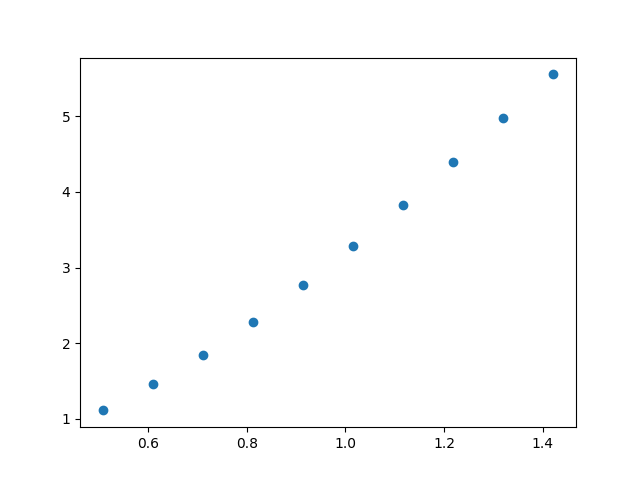

This chart was generated by the following Python code:
import math
import matplotlib.pyplot as plt
import numpy as np

def euler(f, x0, y0, h, n):
    r = []
    for i in range(n):
        #realizar iteracoes
        m1 = f(x0, y0)
        m2 = f(x0 + h / 2, y0 + (h / 2) * m1)
        yk = y0 + h * m2

        y0 = yk
        x0 += h
        r.append((x0, y0))
    return r

if __name__ == '__main__':

    def f(x, y):
        return y*(2-x)+x+1

    x0, y0 = 0.40582, 0.81397

    resposta = euler(f, x0, y0, h=0.10163, n=10)
    print(resposta)

    x, y = zip(*resposta)
    print(x)
    print(y)
    plt.scatter(x,y)
    plt.savefig('euler_half.png')
